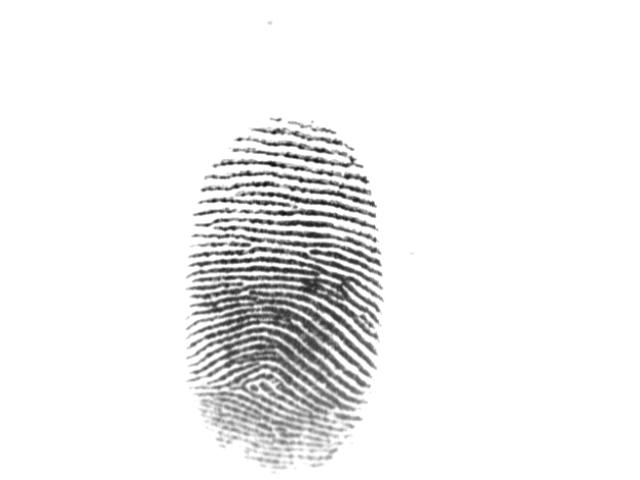
#> input picture DB1_B/101_3.tif, 640 x 480 px
$ python projfinal.py
#> lines starting #> are read from the running program, lines starting #| are printed output that depends on the picture; after the words box and inside, x2 and y2 are one past the last pixel; in counts of white or black regions, pixels touching at a corner belong together
import cv2
import os
import numpy as np
import math

# --- CONFIGURAÇÃO ---
ARQUIVO_ALVO = "DB1_B/101_3.tif"

# ==========================================
# 1. FUNÇÕES DE PRÉ-PROCESSAMENTO
# ==========================================

def aplicar_fft(img, block_size=32, k=0.45):
    img_float = img.astype(np.float32)
    rows, cols = img.shape
    pad_rows = (block_size - rows % block_size) % block_size
    pad_cols = (block_size - cols % block_size) % block_size
    padded_img = np.pad(img_float, ((0, pad_rows), (0, pad_cols)), mode='constant')

    enhanced_img = np.zeros_like(padded_img)
    padded_rows, padded_cols = padded_img.shape

    for r in range(0, padded_rows, block_size):
        for c in range(0, padded_cols, block_size):
            block = padded_img[r:r+block_size, c:c+block_size]
            f = np.fft.fft2(block)
            fshift = np.fft.fftshift(f)
            magnitude = np.abs(fshift)
            enhanced_f = fshift * (magnitude ** k)
            f_ishift = np.fft.ifftshift(enhanced_f)
            img_back = np.fft.ifft2(f_ishift)
            enhanced_img[r:r+block_size, c:c+block_size] = np.abs(img_back)

    result = enhanced_img[:rows, :cols]
    result = cv2.normalize(result, None, 0, 255, cv2.NORM_MINMAX)
    return result.astype(np.uint8)

def aplicar_suavizacao(img):
    img_media = cv2.blur(img, (3, 3))
    img_gauss = cv2.GaussianBlur(img_media, (5, 5), 0)
    return img_gauss

def binarizar_otsu_local(img, block_size=32):
    rows, cols = img.shape
    binaria = np.zeros_like(img)
    for r in range(0, rows, block_size):
        for c in range(0, cols, block_size):
            r_end = min(r + block_size, rows)
            c_end = min(c + block_size, cols)
            block = img[r:r_end, c:c_end]
            if block.size == 0: continue
            thresh, bin_block = cv2.threshold(block, 0, 255, cv2.THRESH_BINARY + cv2.THRESH_OTSU)
            binaria[r:r_end, c:c_end] = bin_block
    return binaria

def espalhamento_contraste_local(img, kernel_size=(5, 5)):
    img_media = cv2.blur(img, kernel_size)
    img_saida = img.copy()
    mascara_fundo = img < img_media
    img_saida[mascara_fundo] = 0
    return img_saida

def estimar_roi_variancia(img, block_size=16, threshold_std=10.0):
    rows, cols = img.shape
    mask = np.zeros_like(img)
    img_float = img.astype(np.float32)

    for r in range(0, rows, block_size):
        for c in range(0, cols, block_size):
            r_end = min(r + block_size, rows)
            c_end = min(c + block_size, cols)
            block = img_float[r:r_end, c:c_end]
            if block.size == 0: continue
            if np.std(block) > threshold_std:
                mask[r:r_end, c:c_end] = 255

    kernel_large = cv2.getStructuringElement(cv2.MORPH_ELLIPSE, (block_size*2, block_size*2))
    mask = cv2.morphologyEx(mask, cv2.MORPH_CLOSE, kernel_large)
    mask = cv2.morphologyEx(mask, cv2.MORPH_OPEN, kernel_large)

    kernel_small = cv2.getStructuringElement(cv2.MORPH_ELLIPSE, (15, 15))
    mask = cv2.erode(mask, kernel_small, iterations=1)
    return mask

def aplicar_afinamento(img_binaria):
    _, img_thresh = cv2.threshold(img_binaria, 127, 255, cv2.THRESH_BINARY)
    try:
        skeleton = cv2.ximgproc.thinning(img_thresh, thinningType=cv2.ximgproc.THINNING_ZHANGSUEN)
        return skeleton
    except AttributeError:
        print("[AVISO] cv2.ximgproc não encontrado. Instale 'opencv-contrib-python'.")
        return img_thresh

def aplicar_filtros_morfologicos(binary_image):
    filter_kernels = [
        np.array([[0, 0, 0], [0, 1, 0], [0, 0, 0]], dtype="int"),
        np.array([[1, 0, 1], [1, 1, 1], [1, 0, 1]], dtype="int"),
        np.array([[1, 1, 1], [0, 1, 0], [1, 1, 1]], dtype="int")
    ]
    result_image = binary_image.copy()
    for kernel in filter_kernels:
        k = np.where(kernel == 0, -1, kernel)
        match_map = cv2.morphologyEx(result_image, cv2.MORPH_HITMISS, k)
        result_image[match_map > 0] = 0
    return result_image

# ==========================================
# 2. EXTRAÇÃO E PÓS-PROCESSAMENTO
# ==========================================

def compute_crossing_number(skeleton):
    rows, cols = skeleton.shape
    padded = np.pad(skeleton, 1, mode='constant')
    minutiae_list = []
    skel_bool = (padded > 0).astype(int)

    idx = [(-1, -1), (-1, 0), (-1, 1), (0, 1), (1, 1), (1, 0), (1, -1), (0, -1), (-1, -1)]

    for r in range(1, rows + 1):
        for c in range(1, cols + 1):
            if skel_bool[r, c] == 1:
                cn_val = 0
                for i in range(8):
                    val_curr = skel_bool[r + idx[i][0], c + idx[i][1]]
                    val_next = skel_bool[r + idx[i+1][0], c + idx[i+1][1]]
                    cn_val += abs(val_curr - val_next)
                cn_val = cn_val // 2

                if cn_val == 1:
                    minutiae_list.append({'x': c-1, 'y': r-1, 'type': 'Terminacao'})
                elif cn_val == 3:
                    minutiae_list.append({'x': c-1, 'y': r-1, 'type': 'Bifurcacao'})
    return minutiae_list

def filtrar_minucias(minutiae_list, roi_mask, distance_thresh=10):
    valid_minutiae = []

    # 1. Filtro de ROI Segura
    kernel_safe = cv2.getStructuringElement(cv2.MORPH_ELLIPSE, (10, 10))
    roi_safe = cv2.erode(roi_mask, kernel_safe)

    temp_list = []
    for m in minutiae_list:
        if 0 <= m['y'] < roi_safe.shape[0] and 0 <= m['x'] < roi_safe.shape[1]:
            if roi_safe[m['y'], m['x']] > 0:
                temp_list.append(m)

    # 2. Filtro de Distância Euclidiana
    ignore_indices = set()
    for i in range(len(temp_list)):
        if i in ignore_indices: continue
        m1 = temp_list[i]
        for j in range(i + 1, len(temp_list)):
            if j in ignore_indices: continue
            m2 = temp_list[j]
            dist = math.sqrt((m1['x'] - m2['x'])**2 + (m1['y'] - m2['y'])**2)
            if dist < distance_thresh:
                ignore_indices.add(i)
                ignore_indices.add(j)

    for i in range(len(temp_list)):
        if i not in ignore_indices:
            valid_minutiae.append(temp_list[i])

    return valid_minutiae

def desenhar_minucias(img_rgb, minutiae_list):
    vis = img_rgb.copy()
    for m in minutiae_list:
        # BGR: Verde=(0,255,0), Vermelho=(0,0,255)
        color = (0, 255, 0) if m['type'] == 'Terminacao' else (0, 0, 255)
        cv2.circle(vis, (m['x'], m['y']), 4, color, 1)
        if m['type'] == 'Bifurcacao':
            cv2.rectangle(vis, (m['x']-3, m['y']-3), (m['x']+3, m['y']+3), color, 1)
    return vis

# ==========================================
# 3. VISUALIZAÇÃO COM HCONCAT (3 em 3)
# ==========================================

def mostrar_imagens_agrupadas(etapas_dict):
    """
    Agrupa imagens de 3 em 3 e exibe em janelas unificadas.
    """
    print("\n--- Visualização ---")
    print("Pressione qualquer tecla para encerrar.")

    # Lista auxiliar para processar
    chaves = list(etapas_dict.keys())
    imgs_processadas = []

    # Prepara todas as imagens (converte para BGR e adiciona texto)
    for titulo in chaves:
        img = etapas_dict[titulo]

        # Converte grayscale para BGR para poder concatenar com as coloridas
        if len(img.shape) == 2:
            img_bgr = cv2.cvtColor(img, cv2.COLOR_GRAY2BGR)
        else:
            img_bgr = img.copy()

        # Adiciona o título na própria imagem (canto superior esquerdo)
        # Fundo preto no texto para legibilidade
        cv2.rectangle(img_bgr, (0,0), (img_bgr.shape[1], 40), (0,0,0), -1)
        cv2.putText(img_bgr, titulo, (10, 30), cv2.FONT_HERSHEY_SIMPLEX, 0.7, (255, 255, 255), 2)

        imgs_processadas.append(img_bgr)

    # Loop para criar os painéis de 3 em 3
    grupo_id = 1
    for i in range(0, len(imgs_processadas), 3):
        # Pega fatia de 3 imagens
        batch = imgs_processadas[i : i+3]

        # Se for o último e não tiver 3, o hconcat funciona igual (concatena o que tiver)
        if len(batch) > 0:
            painel = cv2.hconcat(batch)

            nome_janela = f"Painel {grupo_id} (Imagens {i+1}-{i+len(batch)})"
            cv2.imshow(nome_janela, painel)

            # Posiciona janelas em cascata para não sobrepor totalmente
            cv2.moveWindow(nome_janela, 50 + (grupo_id-1)*40, 50 + (grupo_id-1)*40)
            grupo_id += 1

    cv2.waitKey(0)
    cv2.destroyAllWindows()

def processar_imagem(path):
#> called with path = 'DB1_B/101_3.tif'
    print(f"Lendo: {path}")
    img_bgr = cv2.imread(path)
#> img_bgr is the input picture: shape (480, 640, 3); min 10, max 255, mean 240.5
    if img_bgr is None: print("Erro arquivo."); return

    etapas = {}

    # 1. Leitura
    img_gray = cv2.cvtColor(img_bgr, cv2.COLOR_BGR2GRAY)
    if np.mean(img_gray) > 127: img_gray = 255 - img_gray
    etapas["1. Original"] = img_gray

    # 2. Pré-processamento
    img_eq = cv2.equalizeHist(img_gray)
    img_limpa = espalhamento_contraste_local(img_eq)
#> in espalhamento_contraste_local, `mascara_fundo = img < img_media`:
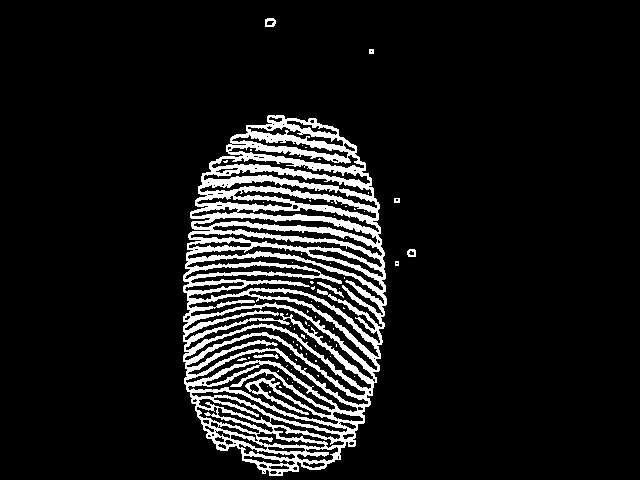
#> mascara_fundo: shape (480, 640) bool; 9.9% white; 66 white regions (58 under 20 px), largest, box (x1, y1, x2, y2) and area: (183, 115, 387, 476) 29831, (317, 282, 344, 298) 92, (253, 354, 279, 359) 71
#> in espalhamento_contraste_local, `img_saida[mascara_fundo] = 0`:
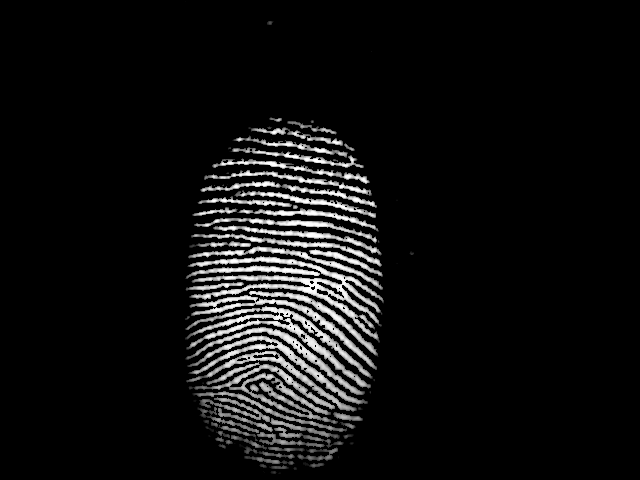
#> img_saida: shape (480, 640); min 0, max 255, mean 16.4
    etapas["2. Contraste"] = img_limpa

    img_fft = aplicar_fft(img_limpa, k=0.45)
    etapas["3. FFT"] = img_fft

    img_suave = aplicar_suavizacao(img_fft)
    etapas["4. Suavizacao"] = img_suave

    # 3. ROI e Binarização
    roi_mask = estimar_roi_variancia(img_suave, threshold_std=10.0)
    etapas["5. ROI Mask"] = roi_mask

    img_bin = binarizar_otsu_local(img_suave)
    img_bin_roi = cv2.bitwise_and(img_bin, img_bin, mask=roi_mask)
#> img_bin_roi: shape (480, 640); 7.8% white; 40 white regions (7 under 20 px), largest, box (x1, y1, x2, y2) and area: (201, 307, 371, 388) 2320, (201, 328, 363, 414) 2200, (201, 275, 379, 340) 2103
    etapas["6. Binaria+ROI"] = img_bin_roi

    # 4. Esqueleto
    img_esqueleto = aplicar_afinamento(img_bin_roi)
    etapas["7. Esqueleto"] = img_esqueleto

    img_esqueleto_limpo = aplicar_filtros_morfologicos(img_esqueleto)
    etapas["8. Esq. Limpo"] = img_esqueleto_limpo

    # 5. Extração e Filtragem
    lista_bruta = compute_crossing_number(img_esqueleto_limpo)
#> in compute_crossing_number, `padded = np.pad(skeleton, 1, mode='constant')`:
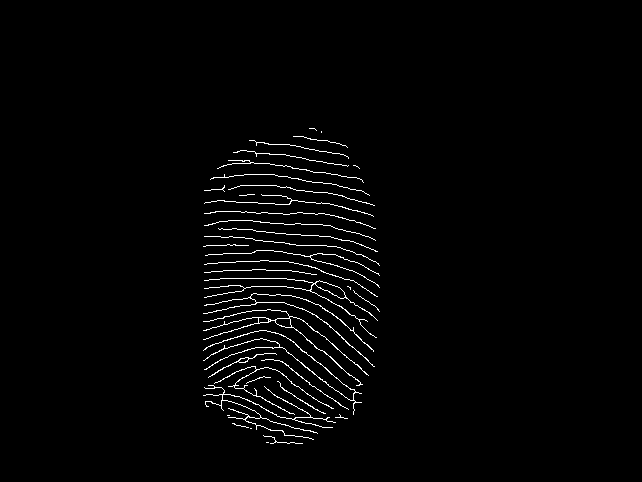
#> padded: shape (482, 642); 1.8% white in thin lines or dots, all inside (x1, y1, x2, y2) = (203, 128, 380, 444)
#> after the loop in compute_crossing_number, `for r in range(1, rows + 1):`: minutiae_list = 172 items
#> lista_bruta = 172 items

    # Desenho das brutas
    esq_bgr_bruto = cv2.cvtColor(img_esqueleto_limpo, cv2.COLOR_GRAY2BGR)
#> esq_bgr_bruto: shape (480, 640, 3); 1.8% white in thin lines or dots, all inside (x1, y1, x2, y2) = (202, 127, 379, 443)
    vis_bruta = desenhar_minucias(esq_bgr_bruto, lista_bruta)
#> the loop in desenhar_minucias, `for m in minutiae_list:` made 172 passes
#> (m, color) on passes 1 to 3: ({'x': 308, 'y': 127, 'type': 'Terminacao'}, (0, 255, 0)), ({'x': 315, 'y': 129, 'type': 'Terminacao'}, (0, 255, 0)), ({'x': 320, 'y': 130, 'type': 'Terminacao'}, (0, 255, 0))
    etapas["9. Minucias Brutas"] = vis_bruta

    # Filtragem
    lista_filtrada = filtrar_minucias(lista_bruta, roi_mask, distance_thresh=10)
#> in filtrar_minucias, `roi_safe = cv2.erode(roi_mask, kernel_safe)`:
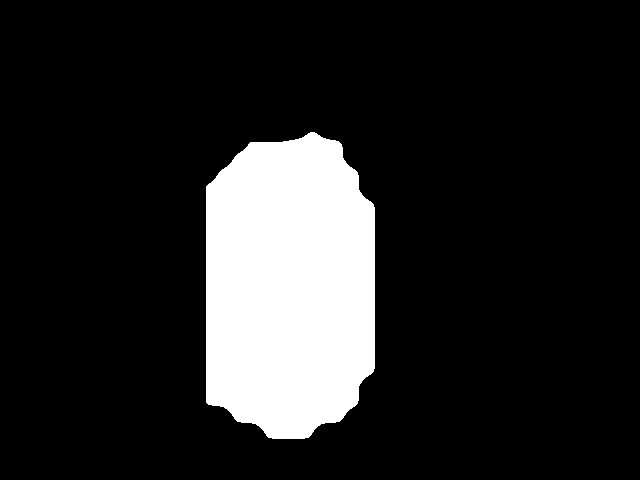
#> roi_safe: shape (480, 640); 14.6% white; 1 white region, box (x1, y1, x2, y2) and area: (206, 132, 375, 439) 44864
#> the loop in filtrar_minucias, `for m in minutiae_list:` made 172 passes
#> m on passes 1 to 3: {'x': 308, 'y': 127, 'type': 'Terminacao'}, {'x': 315, 'y': 129, 'type': 'Terminacao'}, {'x': 320, 'y': 130, 'type': 'Terminacao'}
#> after the loop in filtrar_minucias, `for m in minutiae_list:`: temp_list = 100 items
#> the loop in filtrar_minucias, `for i in range(len(temp_list)):` made 100 passes
#> m1 on passes 1, 3, 5, 6, 8, 12, 14, 15: {'x': 255, 'y': 144, 'type': 'Terminacao'}, {'x': 255, 'y': 155, 'type': 'Terminacao'}, {'x': 347, 'y': 164, 'type': 'Terminacao'}, {'x': 223, 'y': 173, 'type': 'Terminacao'}, {'x': 223, 'y': 184, 'type': 'Terminacao'}, {'x': 253, 'y': 193, 'type': 'Terminacao'}, {'x': 238, 'y': 194, 'type': 'Terminacao'}, {'x': 290, 'y': 199, 'type': 'Bifurcacao'}
#> after the loop in filtrar_minucias, `for i in range(len(temp_list)):`: ignore_indices = 72 items
#> the loop in filtrar_minucias, `for i in range(len(temp_list)):` made 100 passes
#> after the loop in filtrar_minucias, `for i in range(len(temp_list)):`: valid_minutiae = 28 items
#> lista_filtrada = 28 items
    print(f"Minúcias Finais: {len(lista_filtrada)}")
#| Minúcias Finais: 28

    # Desenho final
    esq_bgr_final = cv2.cvtColor(img_esqueleto_limpo, cv2.COLOR_GRAY2BGR)
    vis_final = desenhar_minucias(esq_bgr_final, lista_filtrada)
#> the loop in desenhar_minucias (call 2), `for m in minutiae_list:` made 28 passes
#> (m, color) on passes 1 to 7: ({'x': 347, 'y': 164, 'type': 'Terminacao'}, (0, 255, 0)), ({'x': 238, 'y': 194, 'type': 'Terminacao'}, (0, 255, 0)), ({'x': 290, 'y': 199, 'type': 'Bifurcacao'}, (0, 0, 255)), ({'x': 373, 'y': 204, 'type': 'Terminacao'}, (0, 255, 0)), ({'x': 372, 'y': 215, 'type': 'Terminacao'}, (0, 255, 0)), ({'x': 217, 'y': 227, 'type': 'Terminacao'}, (0, 255, 0)), ({'x': 374, 'y': 227, 'type': 'Terminacao'}, (0, 255, 0))
#> after the loop in desenhar_minucias (call 2), `for m in minutiae_list:`:
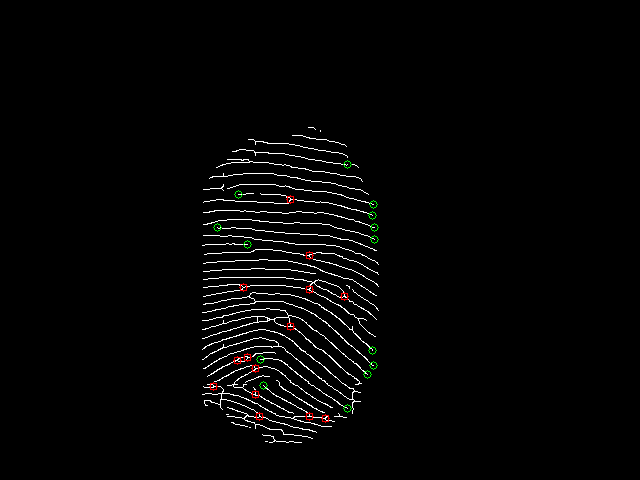
#> vis: shape (480, 640, 3); mean B, G, R 4.5, 4.7, 4.8
    etapas["10. Minucias Finais"] = vis_final

    # Resultado sobreposto na original
    overlay = cv2.cvtColor(img_gray, cv2.COLOR_GRAY2BGR)
    overlay = desenhar_minucias(overlay, lista_filtrada)
#> the loop in desenhar_minucias (call 3), `for m in minutiae_list:` made 28 passes
#> after the loop in desenhar_minucias (call 3), `for m in minutiae_list:`:
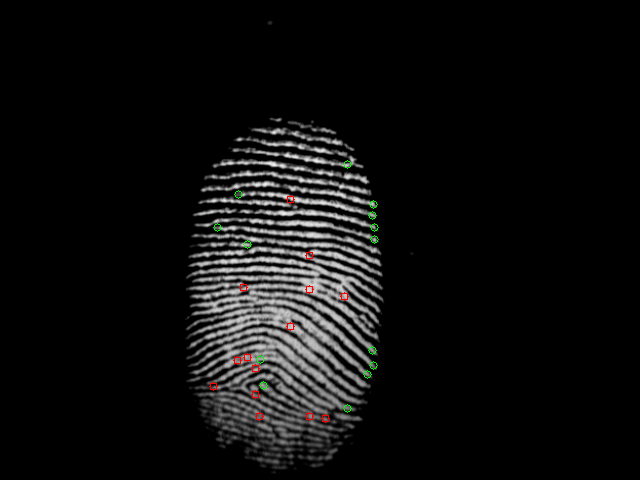
#> vis: shape (480, 640, 3); mean B, G, R 14.4, 14.6, 14.7
    etapas["11. Overlay Final"] = overlay

    # Exibe agrupado
    mostrar_imagens_agrupadas(etapas)
#> in mostrar_imagens_agrupadas, `chaves = list(etapas_dict.keys())`: chaves = ['1. Original', '2. Contraste', '3. FFT', '4. Suavizacao', '5. ROI Mask', '6. Binaria+ROI', '7. Esqueleto', '8. Esq. Limpo', '9. Minucias Brutas', '10. Minucias Finais', '11. Overlay Final']
#> the loop in mostrar_imagens_agrupadas, `for titulo in chaves:` made 11 passes
#> titulo on passes 1 to 8: '1. Original', '2. Contraste', '3. FFT', '4. Suavizacao', '5. ROI Mask', '6. Binaria+ROI', '7. Esqueleto', '8. Esq. Limpo'
#> after the loop in mostrar_imagens_agrupadas, `for titulo in chaves:`: imgs_processadas = 11 items
#> the loop in mostrar_imagens_agrupadas, `for i in range(0, len(imgs_processadas), 3):` made 4 passes
#> (i, nome_janela) on passes 2 to 4: (3, 'Painel 2 (Imagens 4-6)'), (6, 'Painel 3 (Imagens 7-9)'), (9, 'Painel 4 (Imagens 10-11)')
#> pass 3, in mostrar_imagens_agrupadas, `painel = cv2.hconcat(batch)`:
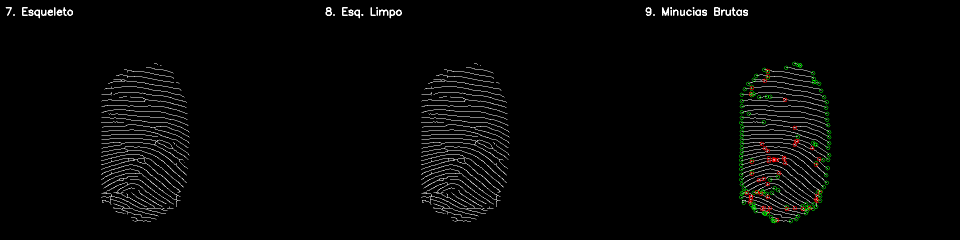
#> painel: shape (480, 1920, 3) (shown at 1/2 size); mean of channels 0, 1, 2 5.4, 6, 5.7; drawn as B, G, R
#> after the loop in mostrar_imagens_agrupadas, `for i in range(0, len(imgs_processadas), 3):`: grupo_id = 5

if __name__ == "__main__":
    if os.path.exists(ARQUIVO_ALVO):
        processar_imagem(ARQUIVO_ALVO)
    else:
        print(f"Arquivo '{ARQUIVO_ALVO}' não encontrado.")
